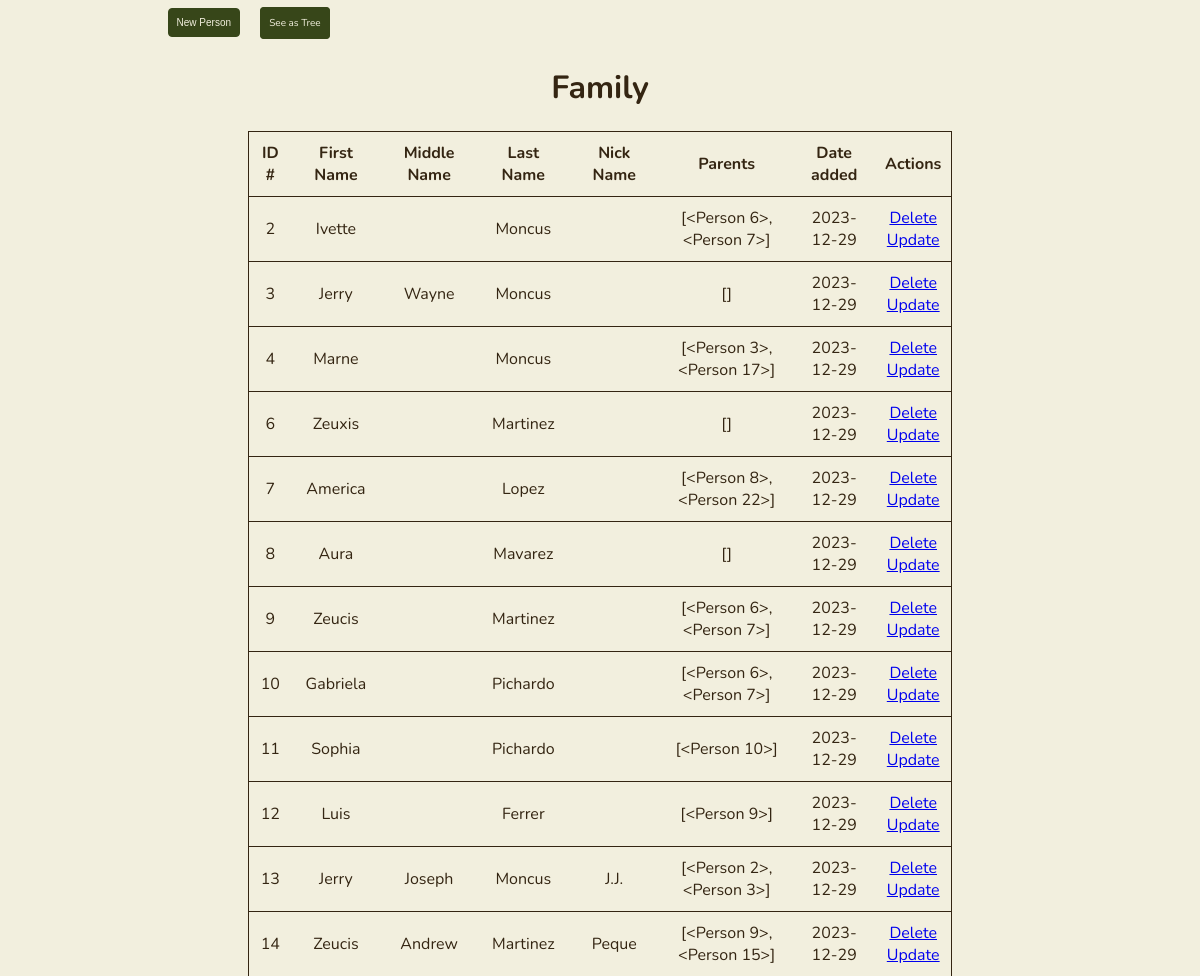
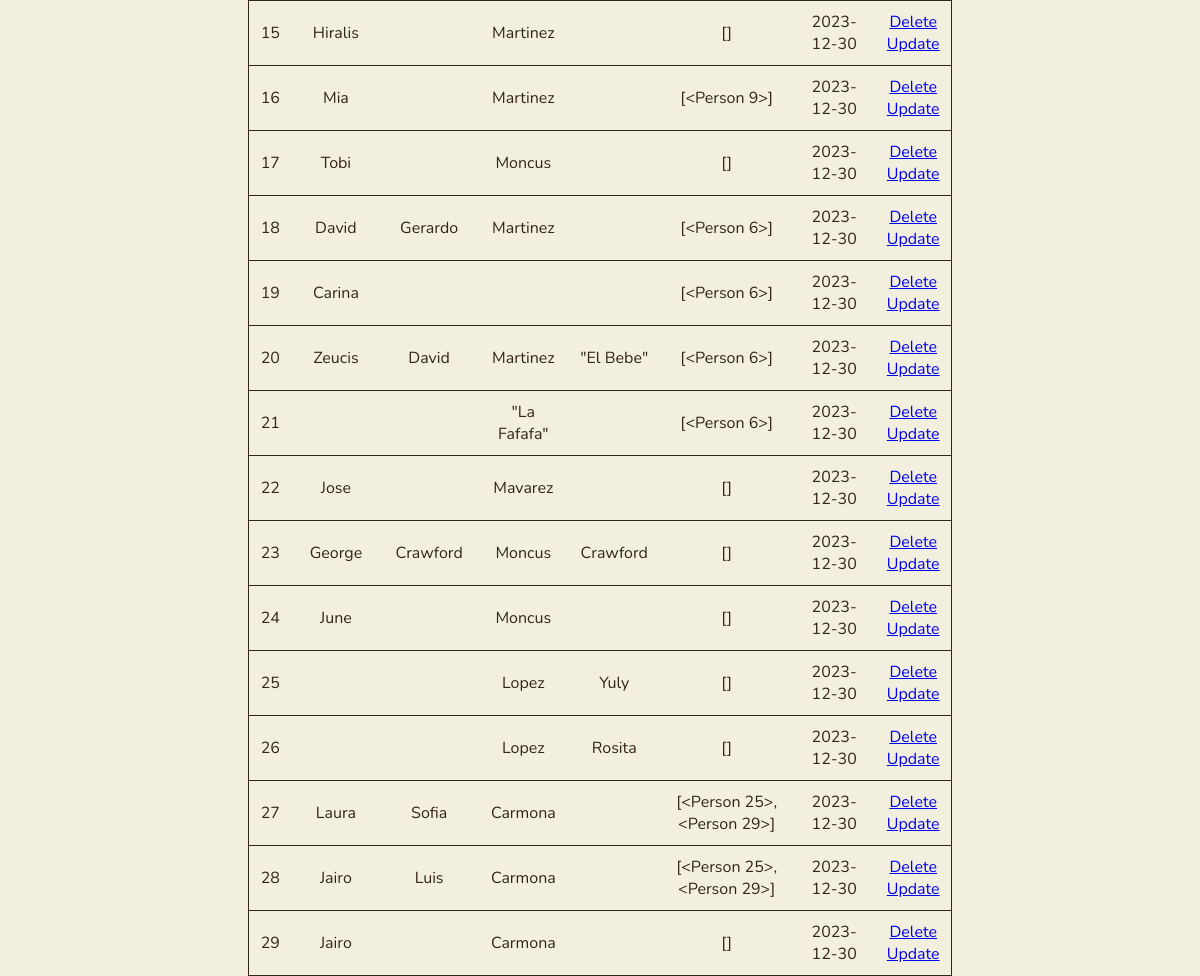
The app's page /table, older data (2 pictures, top to bottom).
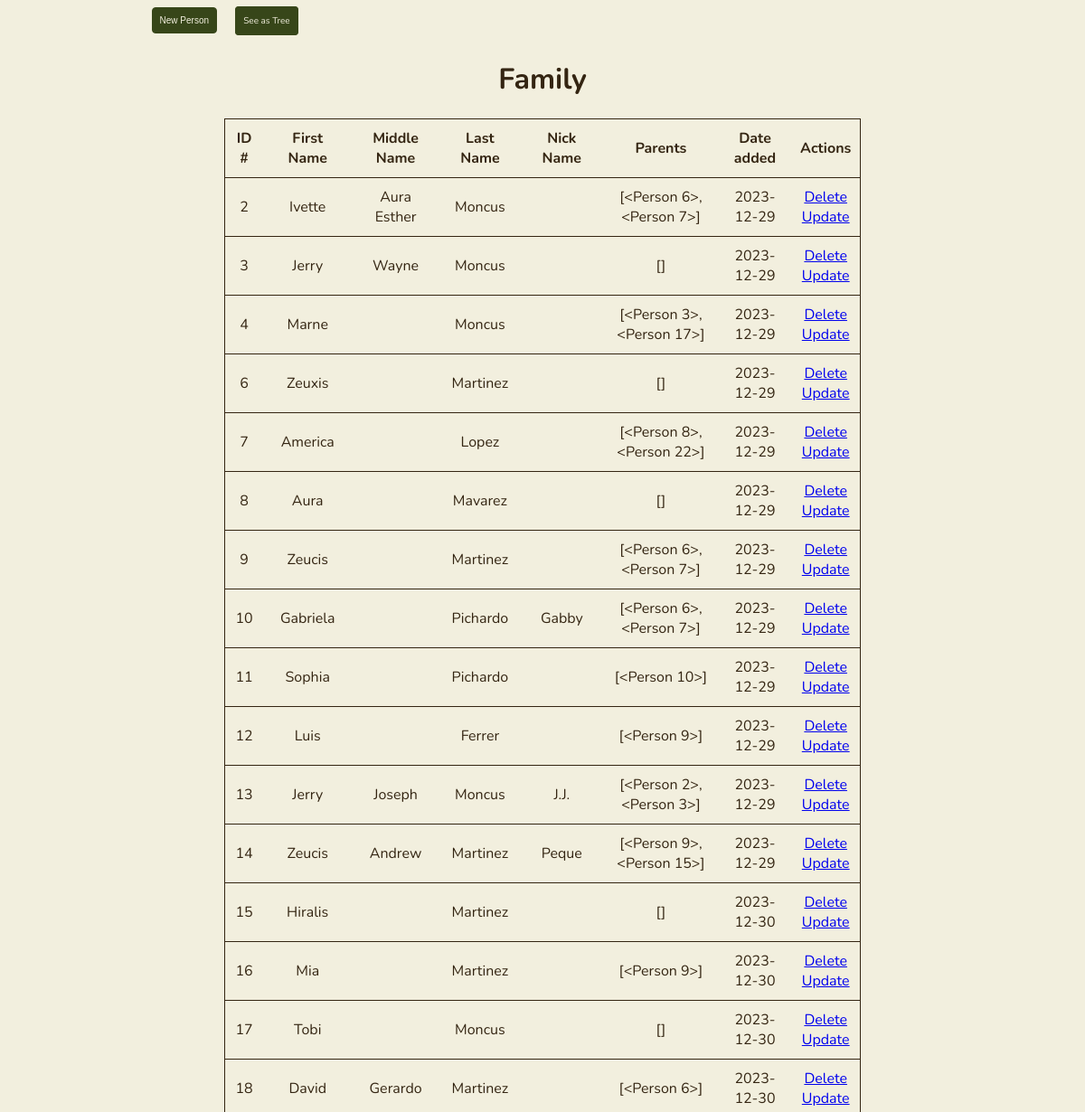
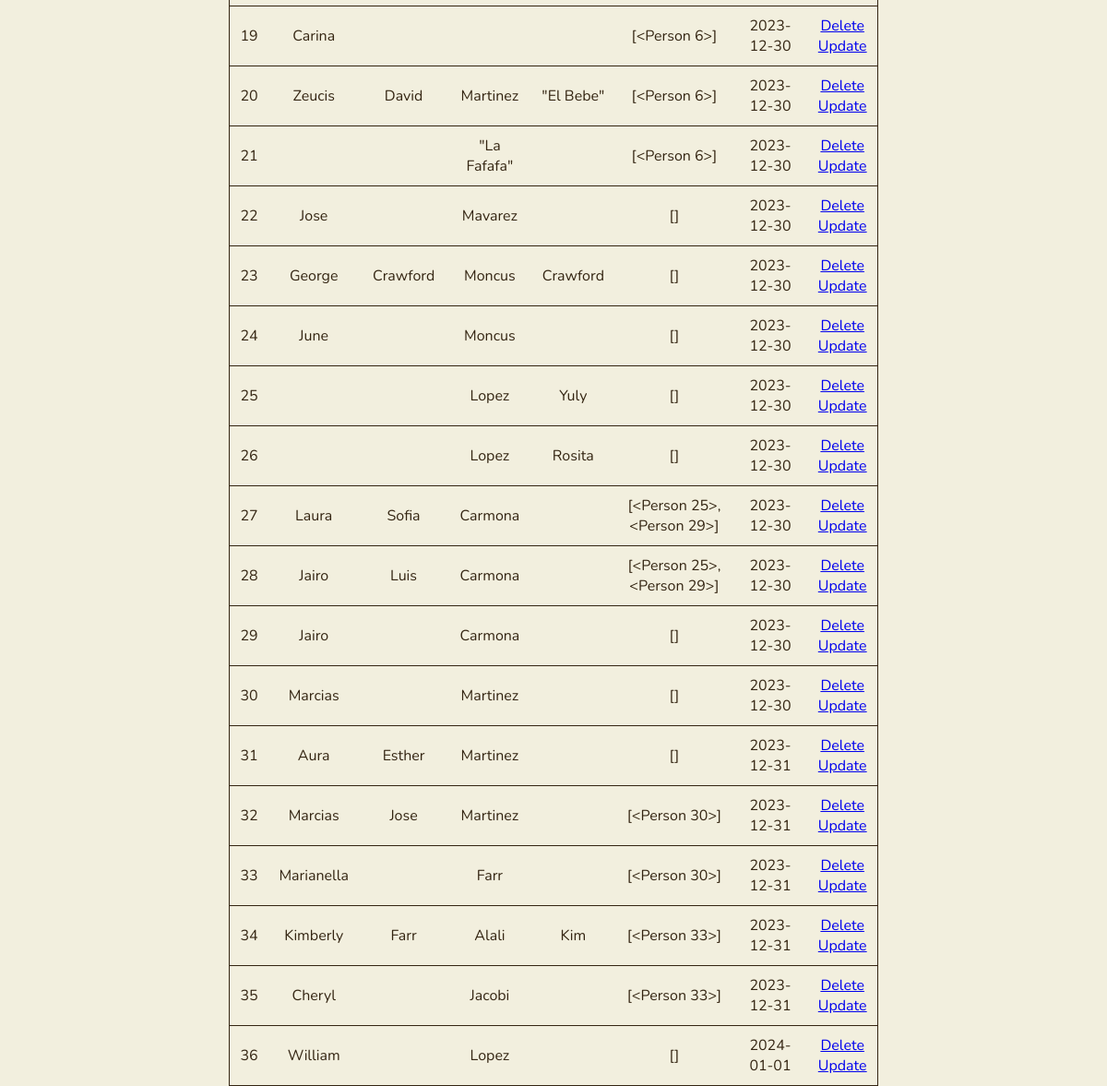
The same page, newer data (2 pictures, top to bottom).
### app.py (models this page shows)
class Person(db.Model):
    id = db.Column(db.Integer, primary_key=True)
    first_name = db.Column(db.String(200), nullable=False)
    last_name = db.Column(db.String(200), nullable=False)
    middle_name = db.Column(db.String(200), nullable=False, default='')
    nick_name = db.Column(db.String(200), nullable=False, default='')
    date_created = db.Column(db.DateTime, default=datetime.utcnow)
    parents = db.relationship('Person',
                              secondary = person_parent_association,
                              primaryjoin = id == person_parent_association.c.person_id,
                              secondaryjoin = id == person_parent_association.c.parent_id,
                              backref = db.backref('children', lazy='select'))
    siblings = db.relationship('Person',
                              secondary = sibling_association,
                              primaryjoin = id == sibling_association.c.left_id,
                              secondaryjoin = id == sibling_association.c.right_id,
                              back_populates = 'siblings',
                              lazy='select')
    stories_told = db.relationship('Story', backref='teller', lazy='select')
    stories_mentioned_in = db.relationship('Story',
                                           secondary=story_person_association,
                                           backref='mentioned_people',
                                           lazy='select')
    def __repr__(self):
        return '<Person %r>' % self.id

### app.py (the view)
@app.route('/table', methods=['POST', 'GET'])
def table():
    if request.method == 'POST':
        try:
            add_person(request.form)
            return redirect('/')
        except:
            return 'Error at /table: There was an issue adding your person'
    else:
        people = Person.query.order_by(Person.date_created).all()
        return render_template('table.html', people=people)

### templates/table.html (shortened to what this page needs)
{% extends 'base.html' %}
{% block body %}
<div class='content' id="main-content">
    <button class="btn" id='addPersonBtn'>New Person</button>
    <a class="btn" id='to_tree' href="/">See as Tree</a>
    <h1 style="text-align: center">Family</h1>
    {% if people|length < 1 %}
        <h4 style="text-align: center">There are no people. Create one below!</h4>
    {% else %}
        <table class="bordered" id="people-table">
            <tr>
                <th>ID #</th>
                <th>First Name</th>
                <th>Middle Name</th>
                <th>Last Name</th>
                <th>Nick Name</th>
                <th>Parents</th>
                <th>Date added</th>
                <th>Actions</th>
            </tr>
            {% for person in people %}
                <tr>
                    <td>{{ person.id }}</td>
                    <td>{{ person.first_name }}</td>
                    <td>{{ person.middle_name }}</td>
                    <td>{{ person.last_name }}</td>
                    <td>{{ person.nick_name }}</td>
                    <td>{{ person.parents }}</td>
                    <td>{{ person.date_created.date() }}</td>
                    <td>
                        <a href="/delete/{{person.id}}">Delete</a>
                        <br>
                        <a href="/update_table/{{person.id}}">Update</a>
                    </td>
                </tr>
            {% endfor %}
        </table>
    {% endif %}
</div>
{% endblock %}

### templates/base.html (shortened to what this page needs)
<!DOCTYPE html>
<html lang="en">
<head>
    <link rel="stylesheet" href="{{ url_for('static', filename='css/main.css') }}">
    <link rel="stylesheet" href="{{ url_for('static', filename='css/grid.css') }}">
    <link rel="stylesheet" href="{{ url_for('static', filename='css/splash.css') }}">
    <link rel="stylesheet" href="{{ url_for('static', filename='css/buttons.css') }}">
    <link rel="stylesheet" href="{{ url_for('static', filename='css/cards-main.css') }}">
    <link rel="stylesheet" href="{{ url_for('static', filename='css/cards-focus.css') }}">
    <link rel="stylesheet" href="{{ url_for('static', filename='css/forms.css') }}">
    <link rel="stylesheet" href="{{ url_for('static', filename='css/tables.css') }}">
    <link rel="stylesheet" href="{{ url_for('static', filename='css/relationships.css') }}">
    <link rel="stylesheet" href="{{ url_for('static', filename='css/focus.css') }}">
    <link rel="stylesheet" href="{{ url_for('static', filename='css/search-bar.css') }}">
</head>
<body>
    {% block body %}
    {% endblock %}
</body>
</html>

### static/css/main.css (style rules this page uses)
:root { --main-black: #0a0a0a; --main-white: #fff; --main-bg-color: #f2efde; --main-bg-border-color: #342512; --main-text-color: #342512; --main-secondary-text-color: #9d864d; --main-hover-text-color: #f2efde; --main-item-color: #374619; --main-item-border-color: #374619; --main-item-color-hover: #7e883d; --main-dark-brown: #342512; --main-light-brown: #9d864d; --main-cream: #f2efde; --main-light-green: #7e883d; --main-dark-green: #374619; }
body { margin: 0px; padding: 0px; box-sizing: border-box; font-family: Nunito, sans-serif; background-color: var(--main-cream); color: var(--main-dark-brown); display: flex; justify-content: center; align-items: center; }
a { cursor: pointer; }

### static/css/buttons.css (style rules this page uses)
.btn { font-size: 10px; padding: 8px; background-color: var(--main-dark-green); text-decoration: none; border: solid 1px var(--main-dark-green); border-radius: 4px; margin: 8px; color: var(--main-cream); }

### static/css/tables.css (style rules this page uses)
table { margin: auto; border-collapse: collapse; width: 80%; background-color: var(--main-cream); }
tr { height: 25px; }
td, th { text-align: center; padding: 10px; }
.bordered tr { border: solid 1px var(--main-dark-brown); }
.borderless th, td, tr { border: none; }

Row changes from the older to the newer data that the page shows:
changed Person "Ivette": middle_name (not shown) → "Aura Esther"
changed Person "Gabriela": nick_name (not shown) → "Gabby"
added Person: id "30", first_name "Marcias", last_name "Martinez", parents "[]", date_created "2023-12-30"
added Person: id "31", first_name "Aura", middle_name "Esther", last_name "Martinez", parents "[]", date_created "2023-12-31"
added Person: id "32", first_name "Marcias", middle_name "Jose", last_name "Martinez", parents "[<Person 30>]", date_created "2023-12-31"
added Person: id "33", first_name "Marianella", last_name "Farr", parents "[<Person 30>]", date_created "2023-12-31"
added Person: id "34", first_name "Kimberly", middle_name "Farr", last_name "Alali", nick_name "Kim", parents "[<Person 33>]", date_created "2023-12-31"
added Person: id "35", first_name "Cheryl", last_name "Jacobi", parents "[<Person 33>]", date_created "2023-12-31"
added Person: id "36", first_name "William", last_name "Lopez", parents "[]", date_created "2024-01-01"
